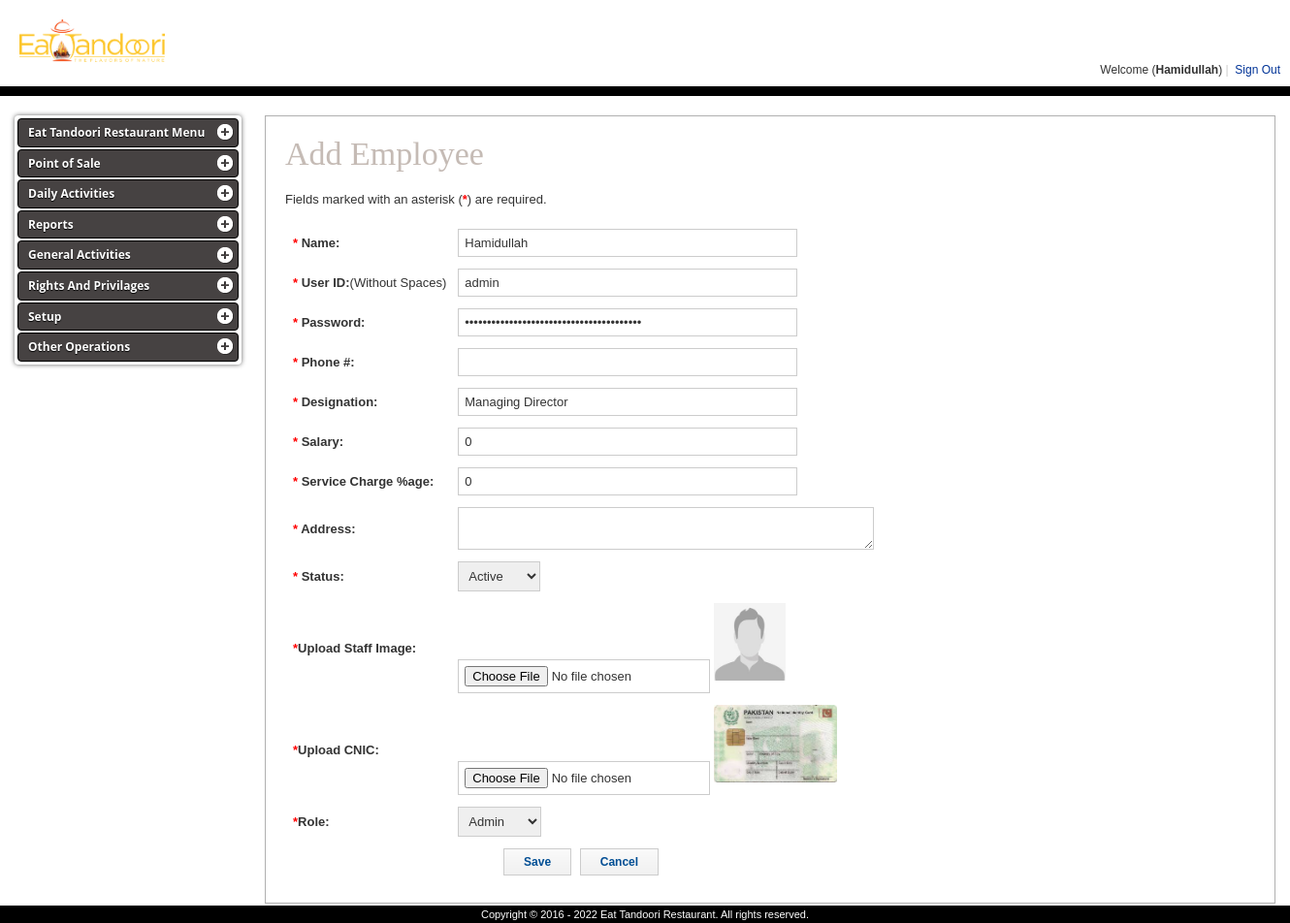
Page /create_user.php?id=1 (signed in) on the committed database.
### tables this page shows
CREATE TABLE `staff_reg` (
  `sid` int(11) NOT NULL,
  `sname` varchar(20) NOT NULL,
  `user_id` varchar(30) NOT NULL,
  `password` varchar(200) NOT NULL,
  `spno` varchar(20) NOT NULL,
  `sdesig` varchar(20) NOT NULL,
  `ssalary` int(5) NOT NULL,
  `service` int(11) NOT NULL DEFAULT '0',
  `saddress` varchar(100) NOT NULL,
  `staff_status` int(11) NOT NULL DEFAULT '1',
  `staff_image` varchar(100) NOT NULL,
  `staff_cnic` varchar(100) NOT NULL,
  `role_code` int(1) NOT NULL
);

### create_user.php (the view, shortened to what this page needs)
<?php
require_once('sessions/mysessionscript.php');
if(isset($_REQUEST['id']))
{
    $id=$_REQUEST['id'];
    $sqlUser="select * from staff_reg where sid = '$id'";
    $result = mysqli_query($cn, $sqlUser);
    $dataArr = array();
    while($data = mysqli_fetch_assoc($result)) $dataArr[] = $data;
    $dataArr = $dataArr[0];
}
?>
<!DOCTYPE html PUBLIC "-//W3C//DTD XHTML 1.0 Transitional//EN" "http://www.w3.org/TR/xhtml1/DTD/xhtml1-transitional.dtd">
<html xmlns="http://www.w3.org/1999/xhtml">
<head>
    <link href="css/styles.css" type="text/css" rel="stylesheet" />
    <link href="css/jquery-ui.css" type="text/css" rel="stylesheet" />
</head>
<body>
<?php include 'include/header.php' ?>
<div class="admin-greyBg">
    <div class="admin-wrapper">
        <div id="admin-leftNav" class="admin-fLeft">
            <?php include 'include/left_nav.php' ?>
        </div>
        <div id="admin-body" class="admin-fRight">
            <h1>Add Employee</h1>
            <p>Fields marked with an asterisk (<span class="redColor">*</span>) are required.</p>
            <?php
            if(isset($_REQUEST['id']))
            {
            ?>
            <form action="update_user_confirm.php" method="post" enctype="multipart/form-data" name="frm1" style="margin:0; padding:0;" >
                <?php
                }else{
                ?>
                <form action="create_user_confirm.php" method="post" enctype="multipart/form-data" name="frm1" style="margin:0; padding:0;" >
                    <?php
                    }
                    ?>
                    <table border="0" cellspacing="4" cellpadding="4">
                        <tr>
                            <td><strong><span class="redColor">*</span> Name:</strong></td>
                            <td><input type="text" value="<?=($dataArr['sname'] ?? '')?>" name="name" id="name" autocomplete="off" class="admin-inputBox" maxlength="50" size="40" onkeypress="return validateQty(event);"/></td>
                        </tr>
                        <tr>
                            <td><strong><span class="redColor">*</span> User ID:</strong>(Without Spaces)</td>
                            <td><input type="text" value="<?=($dataArr['user_id'] ?? '')?>" name="user_id" id="user_id" autocomplete="off" class="admin-inputBox" maxlength="50" size="40" onkeypress="return validateQty(event);"/></td>
                        </tr>
                        <tr>
                            <td><strong><span class="redColor">*</span> Password:</strong> </td>
                            <td><input type="password" name="password" value="<?=($dataArr['password'] ?? '')?>" id="password" autocomplete="off" class="admin-inputBox" maxlength="50" size="40" onkeypress="return validateQty(event);"/></td>
                        </tr>
                        <tr>
                            <td><strong><span class="redColor">*</span> Phone #:</strong> </td>
                            <td><input type="text" name="phone" id="phone" value="<?=($dataArr['spno'] ?? '')?>" autocomplete="off" class="admin-inputBox" maxlength="50" size="40" onkeypress="return numbersonly(event);"/></td>
                        </tr>
                        <tr>
                            <td><strong><span class="redColor">*</span> Designation:</strong> </td>
                            <td><input type="text" name="designation" value="<?=($dataArr['sdesig'] ?? '')?>" id="designation" autocomplete="off" class="admin-inputBox" maxlength="50" size="40" onkeypress="return validateQty(event);"/></td>
                        </tr>
                        <tr>
                            <td><strong><span class="redColor">*</span> Salary:</strong></td>
                            <td><input type="text" name="salary" value="<?=($dataArr['ssalary'] ?? '0')?>" id="salary" autocomplete="off" class="admin-inputBox" maxlength="50" size="40" onkeypress="return numbersonly(event);"/></td>
                        </tr>
                        <tr>
                            <td><strong><span class="redColor">*</span> Service Charge %age:</strong> </td>
                            <td><input type="text" name="service_charge" value="<?=($dataArr['service'] ?? '0')?>" id="service_charge" autocomplete="off" class="admin-inputBox" maxlength="50" size="40" onkeypress="return numbersonly(event);"/></td>
                        </tr>
                        <tr>
                            <td><strong><span class="redColor">*</span> Address:</strong></td>
                            <td><textarea name="address" cols="50" rows="2" id="address" class="admin-inputBox"><?=($dataArr['saddress'] ?? '')?></textarea></td>
                        </tr>
                        <tr>
                            <td><strong><span class="redColor">*</span> Status:</strong></td>
                            <td>
                                <select name="status" id="status" class="admin-inputBox">
                                    <option value="1" <?=(isset($dataArr['staff_status']) && ($dataArr['staff_status'] == '1')?'selected=selected':'')?>> Active </option>
                                </select>
                            </td>
                        </tr>
                        <tr>
                            <td><strong><span class="redColor">*</span>Upload Staff Image:</strong></td>
                            <td>
                                <label>
                                    <input type="file" name="file" id="file" class="admin-inputBox" accept="image/x-png, image/gif, image/jpeg/"/>
                                </label>
                                <?=(isset($dataArr['staff_image'])?'<img height=80 src=images/staff_images/'.$dataArr['staff_image']:'')?>
                            </td>
                        </tr>
                        <tr>
                            <td><strong><span class="redColor">*</span>Upload CNIC:</strong></td>
                            <td>
                                <label>
                                    <input type="file" name="file1" id="file1" class="admin-inputBox" accept="image/x-png, image/gif, image/jpeg/"/>
                                </label>
                                <?=(isset($dataArr['staff_cnic'])?'<img height=80 src=images/staff_cnic/'.$dataArr['staff_cnic']:'')?>
                            </td>
                        </tr>
                        <tr>
                            <td><strong><span class="redColor">*</span>Role:</strong></td>
                            <td>
                                <select name="role" id="role" class="admin-inputBox">
                                    <option value="1" <?=(isset($dataArr['role_code']) && ($dataArr['role_code'] == '1')?'selected=selected':'')?>>Admin</option>
                                </select>				</td>
                        </tr>
                        <tr>
                            <td colspan="2" align="center">
                                <input type="submit" id="submit" class="admin-button" value="Save"/>
                                <input type="reset" class="admin-button" value="Cancel">              	</td>
                        </tr>
                    </table>
                </form>
        </div>
        <br clear="all" />
    </div>
</div>
<?php include 'include/footer.php' ?>
</body>
</html>

### css/styles.css (style rules this page uses)
body { margin:0; padding:0; font-family:Tahoma, Verdana, Arial, Helvetica, sans-serif; font-size:13px; color:#333333; }
.admin-greyBg { background-color:#FFFFFF; padding-bottom:20px; padding-top:20px; }
.admin-wrapper { display:block; width:1300px; margin-left:auto; margin-right:auto; }
.admin-fLeft { float:left; }
.admin-fRight { float:right; }
#admin-body { display:block; background-color:#FFFFFF; border:1px solid #B0B0B0; margin-left:15px; width:1000px; padding:20px; }
#admin-body h1 { display:block; padding:0 0 20px 0; margin:0 0 0 0; font-size:34px; font-weight:normal; font-family:Georgia, "Times New Roman", Times, serif; color:#C5BBB5; }
.admin-inputBox { padding:6px; font-family:Tahoma, Verdana, Arial, Helvetica, sans-serif; font-size:13px; color:#333333; border:1px solid #CCCCCC; }
.admin-button { cursor:pointer; padding:6px 20px 6px 20px; font-family:Tahoma, Verdana, Arial, Helvetica, sans-serif; font-size:12px; color:#004E94; border:1px solid #CCCCCC; font-weight:bold; background-color:#FFFFFF; margin-right:5px; background-image:url(images/btn_bg.gif); background-repeat:repeat-x; }
.redColor { color:#FF0000; font-weight:bold; }
p { margin:0; padding:0 0 15px 0; }

### rows in the picture
staff_reg: name "Hamidullah", user_id "admin", designation "Managing Director", salary "0", service_charge "0", status "Active", staff_image (picture), staff_cnic (picture), role "Admin"

### other values in the picture
$_SESSION['sname'] "Hamidullah"
$org_name "Eat Tandoori Restaurant"
$key "Point of Sale"
$key "Daily Activities"
$key "Reports"
$key "General Activities"
$key "Rights And Privilages"
$key "Setup"
